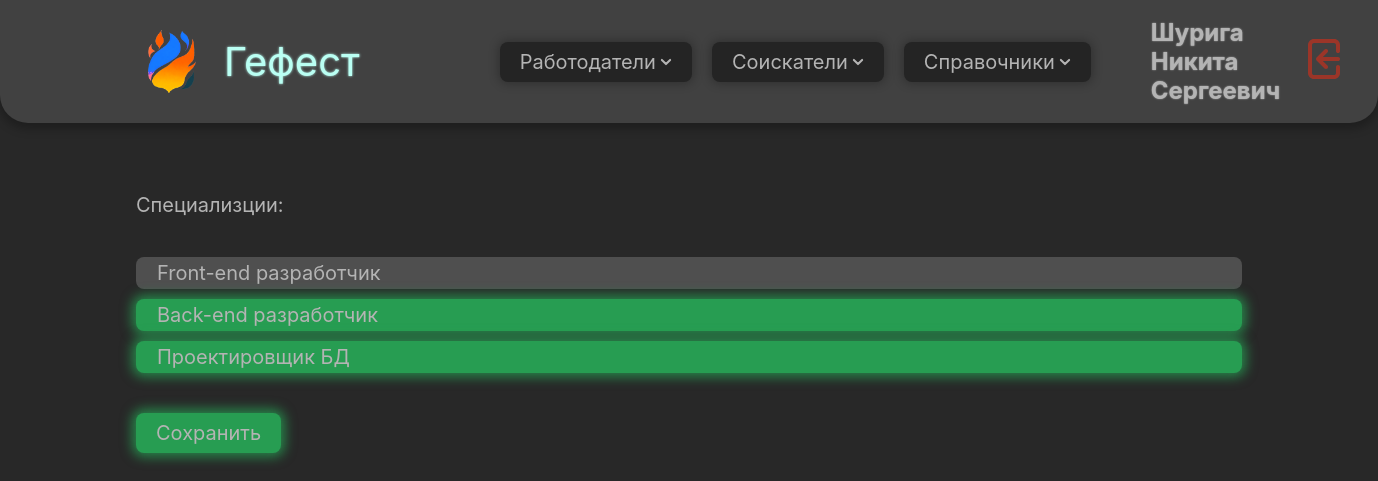
Page /jobseeker/15/specializations (signed in) on the committed database.
### domain/models.py (models this page shows, shortened)
class CustomUser(AbstractUser):
    patronymic = models.CharField(max_length=255, blank=False, null=False, verbose_name='Отчество')
    phone_number = PhoneNumberField(region="RU", blank=False, null=False, verbose_name='Номер телефона')
    profile_photo = models.ImageField(blank=True, null=True, verbose_name='Фото профиля', upload_to='user_photos')
    class Meta:
        verbose_name = 'Пользователь'
        verbose_name_plural = 'Пользователи'

class Specialization(models.Model):
    name = models.CharField(max_length=255, blank=False, null=False, verbose_name='Наименование')
    def __str__(self):
        return '%s' % self.name
    class Meta:
        verbose_name = 'Специализация'
        verbose_name_plural = 'Специализации'

### domain/views/job_seeker_views.py (the view)
# urls.py: path('jobseeker/<str:job_seeker_id>/specializations', specialization_view, name='job_seeker_specializations'),
def specialization_view(request, job_seeker_id):
    job_seeker = JobSeeker.objects.get(id=job_seeker_id)
    if request.method == 'POST':
        form = SpecializationForm(request.POST)
        if form.is_valid():
            job_seeker.specialization.set(form.cleaned_data['specializations'])
            job_seeker.save()
            return redirect('job_seeker_view', job_seeker_id=job_seeker.id)
    else:
        form = SpecializationForm(initial={'specializations': job_seeker.specialization.all()})
    context = {
        'job_seeker': job_seeker,
        'form': form,
    }
    return render(request, 'job_seekers/create/specialization_create.html', context)

### domain/context_processors.py (called while the page is built)
def user(request):
    return {'user': auth(request)['user']}

### domain/templates/job_seekers/create/specialization_create.html (shortened to what this page needs)
{% extends 'base.html' %}
{% load static %}
{% load widget_tweaks %}
{% block content %}
    <form method="POST" class="input-form flex-vertical gap-2em">
        <p class="flex-horizontal gap-2em">
            <label for="{{ form.specializations.id_for_label }}">{{ form.specializations.label }}: </label>
        </p>
        <div class="flex-vertical gap-05em checkbox-div">
        {% for checkbox in form.specializations %}
            <div {% if checkbox.checked %}class="selected"{% endif %}>
                {{ checkbox }}
            </div>
        {% endfor %}
        </div>
        <button type="submit" class="button submit">Сохранить</button>
    </form>
{% endblock content %}

### domain/templates/components/navbar.html (shortened to what this page needs)
{% load static %}
{% block content %}
    <div class="nav-bar flex-horizontal gap-1em">
        <div class="nav-part flex-horizontal gap-1em">
            <a href="{% url 'home' %}">
            <div class="flex-horizontal gap-1em">
                <div class="logo-container">
                    <img src="{% static 'images/logo.png' %}" class="logo"/>
                </div>
                <div class="title" style="padding-right: 3em;">Гефест</div>
            </div>
                </a>
            <div class="button">
                Работодатели
                <img src="{% static 'icons/arrow-down.svg' %}" class="icon">
            </div>
            <button class="button">
                Соискатели
                <img src="{% static 'icons/arrow-down.svg' %}" class="icon">
            </button>
            <button class="button">
                Справочники
                <img src="{% static 'icons/arrow-down.svg' %}" class="icon">
            </button>
        </div>
        <div class="nav-part flex-horizontal gap-1em">
            <h2 class="text1">{{ user.last_name }} {{ user.first_name }} {{ user.patronymic }}</h2>
            <a href="{% url 'logout' %}">
                <img src="{% static 'icons/logout.svg' %}" class="logout-button"/>
            </a>
        </div>
    </div>
{% endblock content %}

### static/css/styles.css (style rules this page uses)
* { font-size: 20px; padding: 0; margin: 0; font-family: Inter, serif; color: var(--text-color); text-decoration: none; }
.body { background: var(--body-bg); display: block; flex-direction: column; align-items: center; height: 100%; width: 100%; }
.nav-bar { position: sticky; height: 100%; margin: auto; padding: 0.5em 6em; justify-content: space-between; align-items: center; border-radius: 0 0 1.4em 1.4em; background: var(--table-bg); box-shadow: 0 0.2em 0.5em 0.1em var(--element-shadow); }
.nav-part { height: 100%; padding: 0.4em 1em; justify-content: flex-start; flex-wrap: nowrap; }
.logout-button { filter: brightness(0) saturate(100%) invert(24%) sepia(29%) saturate(4645%) hue-rotate(345deg) brightness(83%) contrast(84%); }
.logo { align-self: stretch; object-fit: contain; }
.logo-container { width: 3.2em; aspect-ratio: 1 / 1; justify-content: center; align-items: center; display: flex }
.title { color: var(--title-color); font-size: 2em; font-weight: 400; word-wrap: break-word; text-shadow: 0 0 0.065em var(--title-color); }
.button { display: flex; justify-content: flex-start; align-items: center; border-style: none; border-radius: 0.4em; background: var(--button-bg); padding: 0.4em 1em; gap: 0.2em; box-shadow: 0 0 0.5em 0.1em var(--element-shadow); width: fit-content; }
.icon { filter: brightness(0) saturate(100%) invert(79%) sepia(16%) saturate(8%) hue-rotate(316deg) brightness(90%) contrast(87%); }
.text1 { font-size: larger; text-shadow: 0 0 0.07em var(--text-color); }
.input-form { padding-top: 0.5em; padding-bottom: 0.5em; justify-content: space-between; }
.input-form p { display: flex; flex-direction: row; justify-content: space-between; gap: 2em; }
button.submit { background: var(--submit-bg); box-shadow: 0 0 0.6em 0.2em var(--submit-shadow); }
.flex-horizontal { display: flex; flex-direction: row; align-items: center; }
.flex-horizontal.gap-1em { gap: 1em; }
.flex-horizontal.gap-2em { gap: 2em; }
.flex-vertical { display: flex; flex-direction: column; }
.flex-vertical.gap-05em { gap: 0.5em; }
.flex-vertical.gap-2em { gap: 2em; }
.checkbox-div div { background: var(--div-bg); border-radius: 1em; padding: 1em; }
.checkbox-div div { background: var(--div-bg); border-radius: 0.4em; padding: 0.2em 0.4em; }
.checkbox-div div.selected { background: var(--submit-bg); box-shadow: 0 0 0.6em 0.2em var(--submit-shadow); }
.checkbox-div div label { display: flex; flex-direction: row; }

### static/css/darkcolors.css (style rules this page uses)
:root { --button-bg: #242424; --body-bg: #282828; --common-bg: #303030; --th-bg: #3a3a3a; --table-bg: #414141; --hover-bg: #464646; --td-bg: #4b4b4b; --div-bg: #4f4f4f; --text-color: #B4B4B4; --text-hover: #d0d0d0; --title-color: #BAFFF3; --element-shadow: rgba(0, 0, 0, 0.25); --shadow-next: rgba(48, 48, 48, 0.8); --error-color: #FF3838; --submit-bg: #279d52; --submit-shadow: rgba(39, 157, 82, 0.8); --submit-hover: #35d781; --submit-hover-shadow: rgba(53, 215, 129, 0.95); --reject-bg: #9D2727; --reject-shadow: rgba(150, 39, 39, 0.8); --reject-hover: #D73535; --reject-hover-shadow: rgba(215, 53, 53, 0.95); }

### rows in the picture
CustomUser: last_name "Шурига", first_name "Никита", patronymic "Сергеевич"
Specialization: specializations "Front-end разработчик"
Specialization: specializations "Back-end разработчик"
Specialization: specializations "Проектировщик БД"
